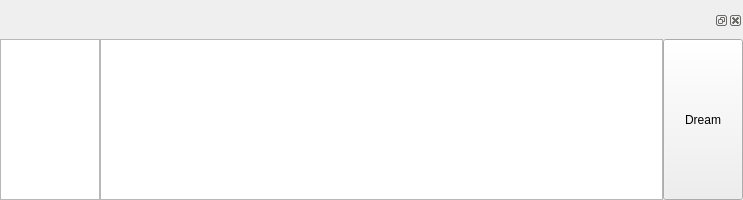
<?xml version="1.0" encoding="UTF-8"?>
<ui version="4.0">
 <class>Prompt</class>
 <widget class="QWidget" name="Prompt">
  <property name="geometry">
   <rect>
    <x>0</x>
    <y>0</y>
    <width>743</width>
    <height>200</height>
   </rect>
  </property>
  <property name="sizePolicy">
   <sizepolicy hsizetype="Expanding" vsizetype="Expanding">
    <horstretch>0</horstretch>
    <verstretch>0</verstretch>
   </sizepolicy>
  </property>
  <property name="baseSize">
   <size>
    <width>400</width>
    <height>70</height>
   </size>
  </property>
  <property name="windowTitle">
   <string>Prompt</string>
  </property>
  <property name="styleSheet">
   <string notr="true"/>
  </property>
  <layout class="QVBoxLayout" name="verticalLayout">
   <property name="spacing">
    <number>0</number>
   </property>
   <property name="leftMargin">
    <number>0</number>
   </property>
   <property name="rightMargin">
    <number>0</number>
   </property>
   <property name="bottomMargin">
    <number>0</number>
   </property>
   <item>
    <widget class="QDockWidget" name="dockWidget">
     <property name="sizePolicy">
      <sizepolicy hsizetype="Expanding" vsizetype="Expanding">
       <horstretch>0</horstretch>
       <verstretch>0</verstretch>
      </sizepolicy>
     </property>
     <widget class="QWidget" name="dockWidgetContents">
      <property name="sizePolicy">
       <sizepolicy hsizetype="Expanding" vsizetype="Expanding">
        <horstretch>0</horstretch>
        <verstretch>0</verstretch>
       </sizepolicy>
      </property>
      <layout class="QHBoxLayout" name="horizontalLayout">
       <property name="spacing">
        <number>0</number>
       </property>
       <property name="leftMargin">
        <number>0</number>
       </property>
       <property name="rightMargin">
        <number>0</number>
       </property>
       <property name="bottomMargin">
        <number>0</number>
       </property>
       <item>
        <widget class="QTextEdit" name="keyFrames">
         <property name="maximumSize">
          <size>
           <width>100</width>
           <height>16777215</height>
          </size>
         </property>
        </widget>
       </item>
       <item>
        <widget class="QTextEdit" name="textEdit"/>
       </item>
       <item>
        <widget class="QPushButton" name="runButton">
         <property name="sizePolicy">
          <sizepolicy hsizetype="Minimum" vsizetype="Expanding">
           <horstretch>0</horstretch>
           <verstretch>0</verstretch>
          </sizepolicy>
         </property>
         <property name="text">
          <string>Dream</string>
         </property>
        </widget>
       </item>
      </layout>
     </widget>
    </widget>
   </item>
  </layout>
 </widget>
 <resources/>
 <connections/>
</ui>
